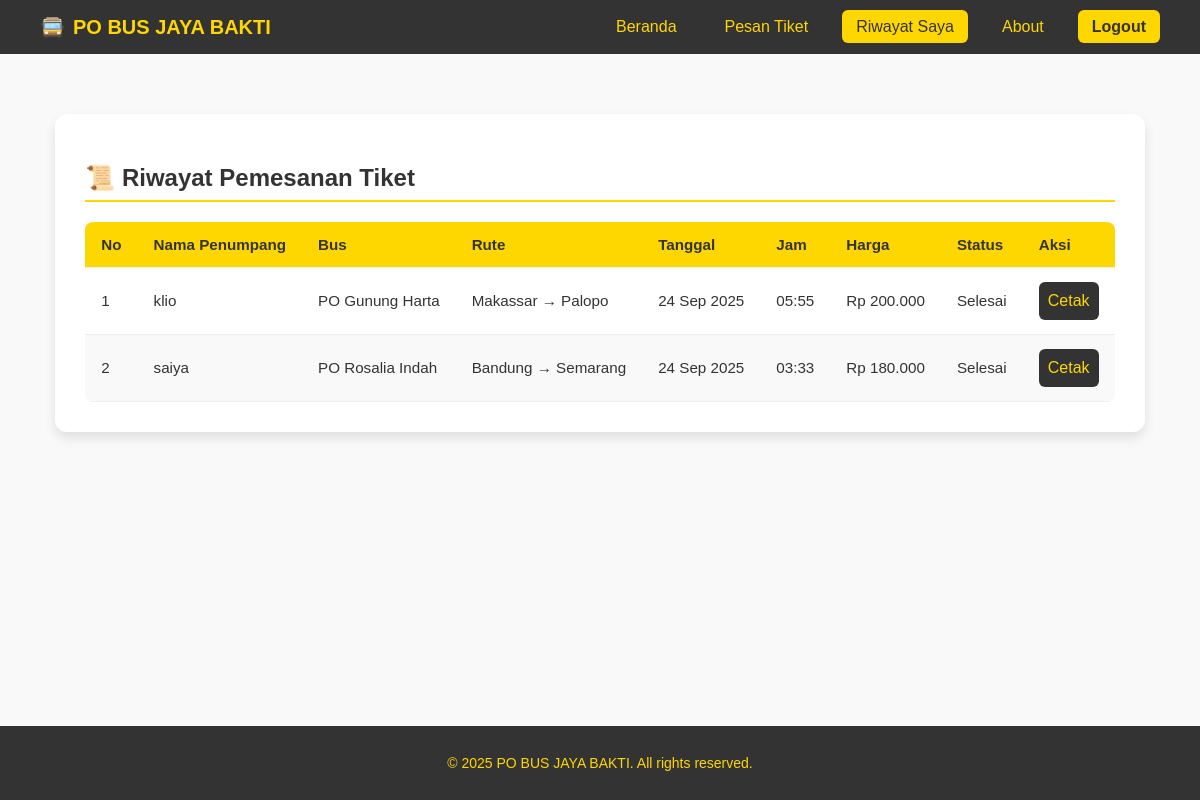
The page /includes/riwayat.php (signed in) on the database its author committed.
### tables this page shows
CREATE TABLE `pobus_tiket` (
  `tiket_id` int UNSIGNED NOT NULL,
  `user_id` int UNSIGNED DEFAULT NULL,
  `nama_pemesan` varchar(100) NOT NULL,
  `alamat` text NOT NULL,
  `no_telpn` varchar(20) NOT NULL,
  `bus_id` int UNSIGNED DEFAULT NULL,
  `rute_id` int UNSIGNED DEFAULT NULL,
  `tgl_berangkat` date NOT NULL,
  `jam_berangkat` time NOT NULL,
  `harga` bigint UNSIGNED NOT NULL,
  `created_at` timestamp NULL DEFAULT CURRENT_TIMESTAMP
);

CREATE TABLE `pobus_bus` (
  `bus_id` int UNSIGNED NOT NULL,
  `nama_bus` varchar(100) NOT NULL,
  `tipe` varchar(100) NOT NULL,
  `kapasitas` int NOT NULL,
  `kategori` enum('Non Ekonomi','Ekonomi') NOT NULL,
  `rute_id` int UNSIGNED DEFAULT NULL
);

CREATE TABLE `pobus_rute` (
  `rute_id` int UNSIGNED NOT NULL,
  `asal` varchar(100) NOT NULL,
  `tujuan` varchar(100) NOT NULL,
  `jarak_km` int DEFAULT NULL,
  `harga` bigint UNSIGNED NOT NULL
);

### includes/riwayat.php (the view, shortened to what this page needs)
<?php
require("koneksi.php");
$user_id = $_SESSION['id'];
$query = "SELECT t.*, b.nama_bus, r.asal, r.tujuan
          FROM pobus_tiket t
          JOIN pobus_bus b ON t.bus_id = b.bus_id
          JOIN pobus_rute r ON t.rute_id = r.rute_id
          WHERE t.user_id = ?
          ORDER BY t.tgl_berangkat DESC, t.jam_berangkat DESC";
$stmt = $koneksi->prepare($query);
$stmt->bind_param("i", $user_id);
$stmt->execute();
$result = $stmt->get_result();
?>
<!DOCTYPE html>
<html lang="id">
<head>
  <link rel="stylesheet" href="../assets/css/user.css" />
</head>
<body class="body-riwayat">
  <header class="header-riwayat">
    <div class="logo-riwayat">
      🚍 <span>PO BUS JAYA BAKTI</span>
    </div>
    <nav class="nav-riwayat">
      <ul>
        <li><a href="halaman_user.php">Beranda</a></li>
        <li><a href="form_pemesanan.php">Pesan Tiket</a></li>
        <li><a href="riwayat.php" class="active">Riwayat Saya</a></li>
        <li><a href="about-user.php">About</a></li>
        <li><a href="keluar.php" class="logout-riwayat">Logout</a></li>
      </ul>
    </nav>
  </header>
  <main class="main-riwayat">
    <section class="card-riwayat">
      <h2>📜 Riwayat Pemesanan Tiket</h2>
      <div class="table-riwayat-wrapper">
        <table class="table-riwayat">
          <thead>
            <tr>
              <th>No</th>
              <th>Nama Penumpang</th>
              <th>Bus</th>
              <th>Rute</th>
              <th>Tanggal</th>
              <th>Jam</th>
              <th>Harga</th>
              <th>Status</th>
              <th>Aksi</th>
            </tr>
          </thead>
          <tbody>
            <?php
            $no = 1;
            if ($result->num_rows > 0) {
              while ($row = $result->fetch_assoc()) {
                $tgl = date("d M Y", strtotime($row['tgl_berangkat']));
                $jam = date("H:i", strtotime($row['jam_berangkat']));
                $harga = "Rp " . number_format($row['harga'], 0, ',', '.');
                $status = ($row['tgl_berangkat'] < date("Y-m-d")) ? "Selesai" : "Aktif";
                echo "<tr>
                            <td>{$no}</td>
                            <td>" . htmlspecialchars($row['nama_pemesan']) . "</td>
                            <td>" . htmlspecialchars($row['nama_bus']) . "</td>
                            <td>" . htmlspecialchars($row['asal']) . " → " . htmlspecialchars($row['tujuan']) . "</td>
                            <td>{$tgl}</td>
                            <td>{$jam}</td>
                            <td>{$harga}</td>
                            <td>{$status}</td>
                            <td>
                              <a href='cetak-tiket-user.php?tiket_id={$row['tiket_id']}'
                                 target='_blank' class='btn-cetak'>Cetak</a>
                            </td>
                          </tr>";
                $no++;
              }
            } else {
              echo "<tr><td colspan='9' style='text-align:center; padding:15px;'>🚫 Belum ada pemesanan tiket.</td></tr>";
            }
            ?>
          </tbody>
        </table>
      </div>
    </section>
  </main>
  <footer class="footer-riwayat">
    <p>&copy; <?= date("Y"); ?> PO BUS JAYA BAKTI. All rights reserved.</p>
  </footer>
</body>
</html>

### assets/css/user.css (style rules this page uses)
.body-riwayat { font-family: 'Poppins', sans-serif; margin: 0; padding: 0; background: #f9f9f9; color: #333; display: flex; flex-direction: column; min-height: 100vh; }
.header-riwayat { display: flex; justify-content: space-between; align-items: center; padding: 15px 40px; background: #333; color: #ffd700; position: sticky; top: 0; z-index: 1000; }
.logo-riwayat { font-size: 20px; font-weight: 600; display: flex; align-items: center; gap: 8px; }
.nav-riwayat ul { display: flex; list-style: none; margin: 0; padding: 0; gap: 20px; }
.nav-riwayat a { color: #ffd700; text-decoration: none; padding: 8px 14px; border-radius: 6px; font-weight: 500; transition: all 0.3s ease; }
.nav-riwayat a:hover, .nav-riwayat a.active { background: #ffd700; color: #333; }
.nav-riwayat .logout-riwayat { background: #ffd700; color: #333; font-weight: 600; }
.main-riwayat { flex: 1; max-width: 1500px; margin: 40px auto; padding: 20px; }
.card-riwayat { background: #fff; border-radius: 12px; padding: 30px; box-shadow: 0 6px 12px rgba(0,0,0,0.1); }
.card-riwayat h2 { color: #333; margin-bottom: 15px; font-size: 24px; border-bottom: 2px solid #ffd700; padding-bottom: 8px; }
.table-riwayat { width: 100%; border-collapse: collapse; margin-top: 20px; font-size: 0.95rem; background: #fff; border-radius: 8px; overflow: hidden; }
.table-riwayat thead { background: #ffd700; color: #333; }
.table-riwayat th, .table-riwayat td { padding: 14px 16px; text-align: left; border-bottom: 1px solid #eee; }
.table-riwayat tbody tr:nth-child(even) { background-color: #f9f9f9; }
.table-riwayat td:last-child { text-align: center; }
.footer-riwayat { text-align: center; padding: 15px; background: #333; color: #ffd700; font-size: 14px; }
.btn-cetak { display: inline-flex; justify-content: center; align-items: center; width: 60px; height: 38px; background: #333; color: #ffd700; text-decoration: none; border-radius: 6px; font-size: 1rem; transition: all 0.3s ease; }

### rows shown on the page
pobus_tiket: nama_pemesan "klio", bus.nama_bus "PO Gunung Harta", rute.asal "Makassar", rute.tujuan "Palopo", tgl_berangkat "24 Sep 2025", jam_berangkat "05:55", harga "Rp 200.000"
pobus_tiket: nama_pemesan "saiya", bus.nama_bus "PO Rosalia Indah", rute.asal "Bandung", rute.tujuan "Semarang", tgl_berangkat "24 Sep 2025", jam_berangkat "03:33", harga "Rp 180.000"
